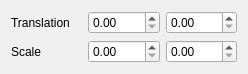
<?xml version="1.0" encoding="UTF-8"?>
<ui version="4.0">
 <class>TransformWidget</class>
 <widget class="QWidget" name="TransformWidget">
  <property name="geometry">
   <rect>
    <x>0</x>
    <y>0</y>
    <width>248</width>
    <height>68</height>
   </rect>
  </property>
  <property name="sizePolicy">
   <sizepolicy hsizetype="Preferred" vsizetype="Minimum">
    <horstretch>0</horstretch>
    <verstretch>0</verstretch>
   </sizepolicy>
  </property>
  <property name="windowTitle">
   <string>Transform</string>
  </property>
  <layout class="QVBoxLayout" name="verticalLayout">
   <item>
    <layout class="QHBoxLayout" name="horizontalLayout">
     <item>
      <widget class="QLabel" name="label">
       <property name="text">
        <string>Translation</string>
       </property>
      </widget>
     </item>
     <item>
      <widget class="QDoubleSpinBox" name="spinTx">
       <property name="frame">
        <bool>true</bool>
       </property>
       <property name="buttonSymbols">
        <enum>QAbstractSpinBox::UpDownArrows</enum>
       </property>
      </widget>
     </item>
     <item>
      <widget class="QDoubleSpinBox" name="spinTy">
       <property name="frame">
        <bool>true</bool>
       </property>
       <property name="buttonSymbols">
        <enum>QAbstractSpinBox::UpDownArrows</enum>
       </property>
      </widget>
     </item>
    </layout>
   </item>
   <item>
    <layout class="QHBoxLayout" name="horizontalLayout_3">
     <item>
      <widget class="QLabel" name="label_3">
       <property name="text">
        <string>Scale</string>
       </property>
      </widget>
     </item>
     <item>
      <widget class="QDoubleSpinBox" name="spinSx">
       <property name="frame">
        <bool>true</bool>
       </property>
       <property name="buttonSymbols">
        <enum>QAbstractSpinBox::UpDownArrows</enum>
       </property>
      </widget>
     </item>
     <item>
      <widget class="QDoubleSpinBox" name="spinSy">
       <property name="frame">
        <bool>true</bool>
       </property>
       <property name="buttonSymbols">
        <enum>QAbstractSpinBox::UpDownArrows</enum>
       </property>
      </widget>
     </item>
    </layout>
   </item>
  </layout>
 </widget>
 <resources/>
 <connections/>
</ui>
